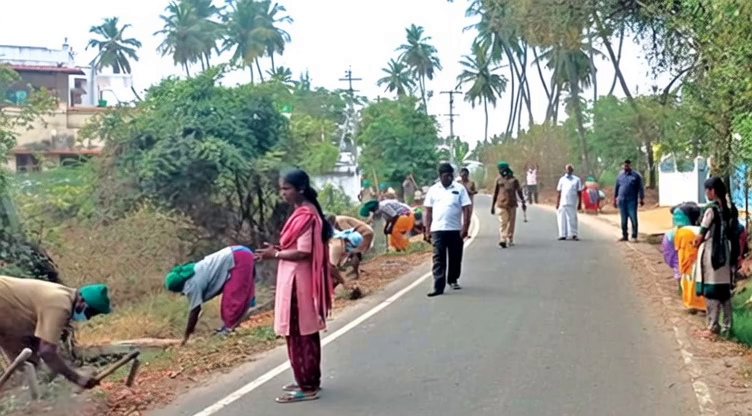
#> input picture frame 0 of road_dataset2.mp4, 752 x 416 px
$ python 1_preprocess_bg.py
#> lines starting #> are read from the running program, lines starting #| are printed output that depends on the picture
import cv2
import numpy as np
import os

# === STEP 1: LOAD VIDEO ===
video_path = 'road_dataset2.mp4'
cap = cv2.VideoCapture(video_path)

fps = int(cap.get(cv2.CAP_PROP_FPS))
width = int(cap.get(cv2.CAP_PROP_FRAME_WIDTH))
height = int(cap.get(cv2.CAP_PROP_FRAME_HEIGHT))
total_frames = int(cap.get(cv2.CAP_PROP_FRAME_COUNT))

print(f"Video Info:")
print(f"  FPS: {fps} | Resolution: {width}x{height}")
print(f"  Total Frames: {total_frames} (~{total_frames/fps:.1f} seconds)")

# === STEP 2: CREATE OUTPUT FOLDER TO SAVE FRAMES ===
frames_dir = "frames"
os.makedirs(frames_dir, exist_ok=True)
print(f"\n✓ Saving all frames to folder: '{frames_dir}/'")

# === STEP 3: EXTRACT AND SAVE ALL FRAMES ===
print("\nExtracting all frames...")

cap.set(cv2.CAP_PROP_POS_FRAMES, 0)
for i in range(total_frames):
    ret, frame = cap.read()
    if not ret:
        break
    frame_filename = os.path.join(frames_dir, f"frame_{i:04d}.jpg")
    cv2.imwrite(frame_filename, frame)

print(f"✓ Extracted {i+1} frames to '{frames_dir}/'")

# === STEP 4: ASK USER FOR BUS OCCLUSION RANGE ===
print("\nNow, to build the background:")
print("Please specify when the bus appears and disappears in the video.")
print("For example:  bus enters at frame 27 and leaves at frame 44.")

bus_start = int(input("Enter bus appearance start frame number: "))
bus_end = int(input("Enter bus disappearance end frame number: "))

# === STEP 5: SELECT FRAMES THAT DON'T INCLUDE THE BUS ===
frames_for_bg = []
print(f"\nBuilding background using frames excluding [{bus_start}-{bus_end}] ...")

for i in range(total_frames):
    if bus_start <= i <= bus_end:
        continue  # Skip frames where bus is present
    frame_path = os.path.join(frames_dir, f"frame_{i:04d}.jpg")
    frame = cv2.imread(frame_path)
    if frame is not None:
        frames_for_bg.append(frame)

# Use median blending to create clean background
background = np.median(frames_for_bg, axis=0).astype(np.uint8)

cv2.imwrite('background.jpg', background)
print(f"✓ Background model created from {len(frames_for_bg)} frames")
print("✓ Background image saved as 'background.jpg'")

cap.release()
print("\n✅ All frames extracted and background saved successfully.")

$ run again, starting later in the video
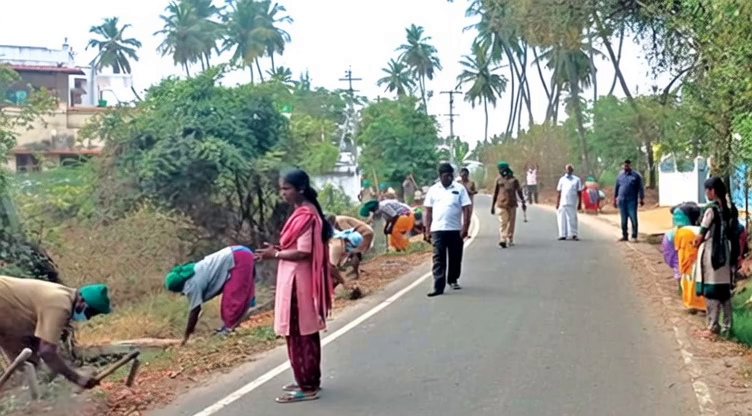
#> input picture frame 0 of road_dataset2.mp4, 752 x 416 px

$ run again, starting later in the video
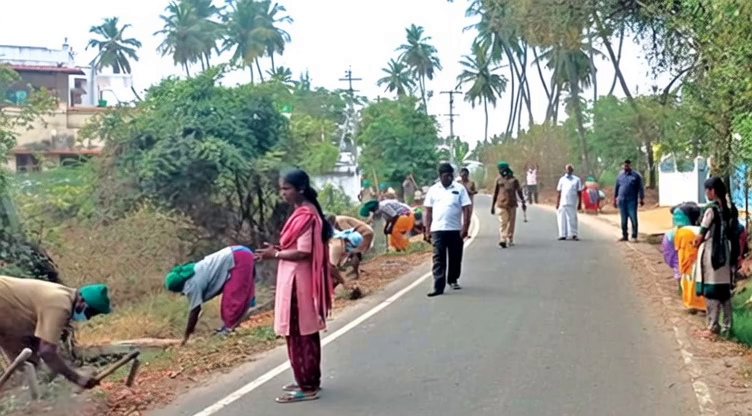
#> input picture frame 0 of road_dataset2.mp4, 752 x 416 px
